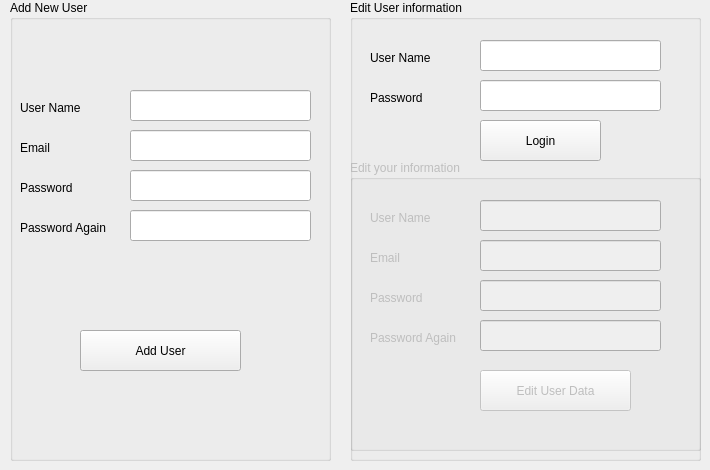
    <widget class="QWidget" name="tab_3">
     <attribute name="title">
      <string>Page</string>
     </attribute>
     <widget class="QGroupBox" name="groupBox">
      <property name="geometry">
       <rect>
        <x>10</x>
        <y>0</y>
        <width>321</width>
        <height>461</height>
       </rect>
      </property>
      <property name="title">
       <string>Add New User</string>
      </property>
      <widget class="QLabel" name="label_16">
       <property name="geometry">
        <rect>
         <x>10</x>
         <y>100</y>
         <width>91</width>
         <height>16</height>
        </rect>
       </property>
       <property name="text">
        <string>User Name</string>
       </property>
      </widget>
      <widget class="QPushButton" name="pushButton_11">
       <property name="geometry">
        <rect>
         <x>70</x>
         <y>330</y>
         <width>161</width>
         <height>41</height>
        </rect>
       </property>
       <property name="text">
        <string>Add User</string>
       </property>
      </widget>
      <widget class="QLineEdit" name="lineEdit_9">
       <property name="geometry">
        <rect>
         <x>120</x>
         <y>90</y>
         <width>181</width>
         <height>31</height>
        </rect>
       </property>
      </widget>
      <widget class="QLineEdit" name="lineEdit_10">
       <property name="geometry">
        <rect>
         <x>120</x>
         <y>130</y>
         <width>181</width>
         <height>31</height>
        </rect>
       </property>
      </widget>
      <widget class="QLineEdit" name="lineEdit_11">
       <property name="geometry">
        <rect>
         <x>120</x>
         <y>170</y>
         <width>181</width>
         <height>31</height>
        </rect>
       </property>
       <property name="echoMode">
        <enum>QLineEdit::Password</enum>
       </property>
      </widget>
      <widget class="QLineEdit" name="lineEdit_12">
       <property name="geometry">
        <rect>
         <x>120</x>
         <y>210</y>
         <width>181</width>
         <height>31</height>
        </rect>
       </property>
       <property name="text">
        <string/>
       </property>
       <property name="echoMode">
        <enum>QLineEdit::Password</enum>
       </property>
      </widget>
      <widget class="QLabel" name="label_17">
       <property name="geometry">
        <rect>
         <x>10</x>
         <y>140</y>
         <width>91</width>
         <height>16</height>
        </rect>
       </property>
       <property name="text">
        <string>Email</string>
       </property>
      </widget>
      <widget class="QLabel" name="label_18">
       <property name="geometry">
        <rect>
         <x>10</x>
         <y>180</y>
         <width>91</width>
         <height>16</height>
        </rect>
       </property>
       <property name="text">
        <string>Password</string>
       </property>
      </widget>
      <widget class="QLabel" name="label_19">
       <property name="geometry">
        <rect>
         <x>10</x>
         <y>220</y>
         <width>101</width>
         <height>16</height>
        </rect>
       </property>
       <property name="text">
        <string>Password Again</string>
       </property>
      </widget>
      <widget class="QLabel" name="label_30">
       <property name="geometry">
        <rect>
         <x>40</x>
         <y>269</y>
         <width>241</width>
         <height>31</height>
        </rect>
       </property>
       <property name="text">
        <string/>
       </property>
      </widget>
     </widget>
     <widget class="QGroupBox" name="groupBox_2">
      <property name="geometry">
       <rect>
        <x>350</x>
        <y>0</y>
        <width>351</width>
        <height>461</height>
       </rect>
      </property>
      <property name="title">
       <string>Edit User information</string>
      </property>
      <widget class="QLineEdit" name="lineEdit_17">
       <property name="geometry">
        <rect>
         <x>130</x>
         <y>80</y>
         <width>181</width>
         <height>31</height>
        </rect>
       </property>
       <property name="echoMode">
        <enum>QLineEdit::Password</enum>
       </property>
      </widget>
      <widget class="QLineEdit" name="lineEdit_18">
       <property name="geometry">
        <rect>
         <x>130</x>
         <y>40</y>
         <width>181</width>
         <height>31</height>
        </rect>
       </property>
      </widget>
      <widget class="QPushButton" name="pushButton_13">
       <property name="geometry">
        <rect>
         <x>130</x>
         <y>120</y>
         <width>121</width>
         <height>41</height>
        </rect>
       </property>
       <property name="text">
        <string>Login</string>
       </property>
      </widget>
      <widget class="QLabel" name="label_24">
       <property name="geometry">
        <rect>
         <x>20</x>
         <y>90</y>
         <width>91</width>
         <height>16</height>
        </rect>
       </property>
       <property name="text">
        <string>Password</string>
       </property>
      </widget>
      <widget class="QLabel" name="label_25">
       <property name="geometry">
        <rect>
         <x>20</x>
         <y>50</y>
         <width>91</width>
         <height>16</height>
        </rect>
       </property>
       <property name="text">
        <string>User Name</string>
       </property>
      </widget>
      <widget class="QGroupBox" name="groupBox_4">
       <property name="enabled">
        <bool>false</bool>
       </property>
       <property name="geometry">
        <rect>
         <x>0</x>
         <y>160</y>
         <width>351</width>
         <height>291</height>
        </rect>
       </property>
       <property name="title">
        <string>Edit your information</string>
       </property>
       <widget class="QLineEdit" name="lineEdit_15">
        <property name="geometry">
         <rect>
          <x>130</x>
          <y>80</y>
          <width>181</width>
          <height>31</height>
         </rect>
        </property>
       </widget>
       <widget class="QLabel" name="label_21">
        <property name="geometry">
         <rect>
          <x>20</x>
          <y>90</y>
          <width>91</width>
          <height>16</height>
         </rect>
        </property>
        <property name="text">
         <string>Email</string>
        </property>
       </widget>
       <widget class="QLabel" name="label_20">
        <property name="geometry">
         <rect>
          <x>20</x>
          <y>130</y>
          <width>91</width>
          <height>16</height>
         </rect>
        </property>
        <property name="text">
         <string>Password</string>
        </property>
       </widget>
       <widget class="QPushButton" name="pushButton_12">
        <property name="geometry">
         <rect>
          <x>130</x>
          <y>210</y>
          <width>151</width>
          <height>41</height>
         </rect>
        </property>
        <property name="text">
         <string>Edit User Data</string>
        </property>
       </widget>
       <widget class="QLineEdit" name="lineEdit_13">
        <property name="geometry">
         <rect>
          <x>130</x>
          <y>120</y>
          <width>181</width>
          <height>31</height>
         </rect>
        </property>
        <property name="echoMode">
         <enum>QLineEdit::Password</enum>
        </property>
       </widget>
       <widget class="QLineEdit" name="lineEdit_16">
        <property name="geometry">
         <rect>
          <x>130</x>
          <y>160</y>
          <width>181</width>
          <height>31</height>
         </rect>
        </property>
        <property name="text">
         <string/>
        </property>
        <property name="echoMode">
         <enum>QLineEdit::Password</enum>
        </property>
       </widget>
       <widget class="QLabel" name="label_22">
        <property name="geometry">
         <rect>
          <x>20</x>
          <y>170</y>
          <width>101</width>
          <height>16</height>
         </rect>
        </property>
        <property name="text">
         <string>Password Again</string>
        </property>
       </widget>
       <widget class="QLineEdit" name="lineEdit_14">
        <property name="geometry">
         <rect>
          <x>130</x>
          <y>40</y>
          <width>181</width>
          <height>31</height>
         </rect>
        </property>
       </widget>
       <widget class="QLabel" name="label_23">
        <property name="geometry">
         <rect>
          <x>20</x>
          <y>50</y>
          <width>91</width>
          <height>16</height>
         </rect>
        </property>
        <property name="text">
         <string>User Name</string>
        </property>
       </widget>
      </widget>
     </widget>
    </widget>
